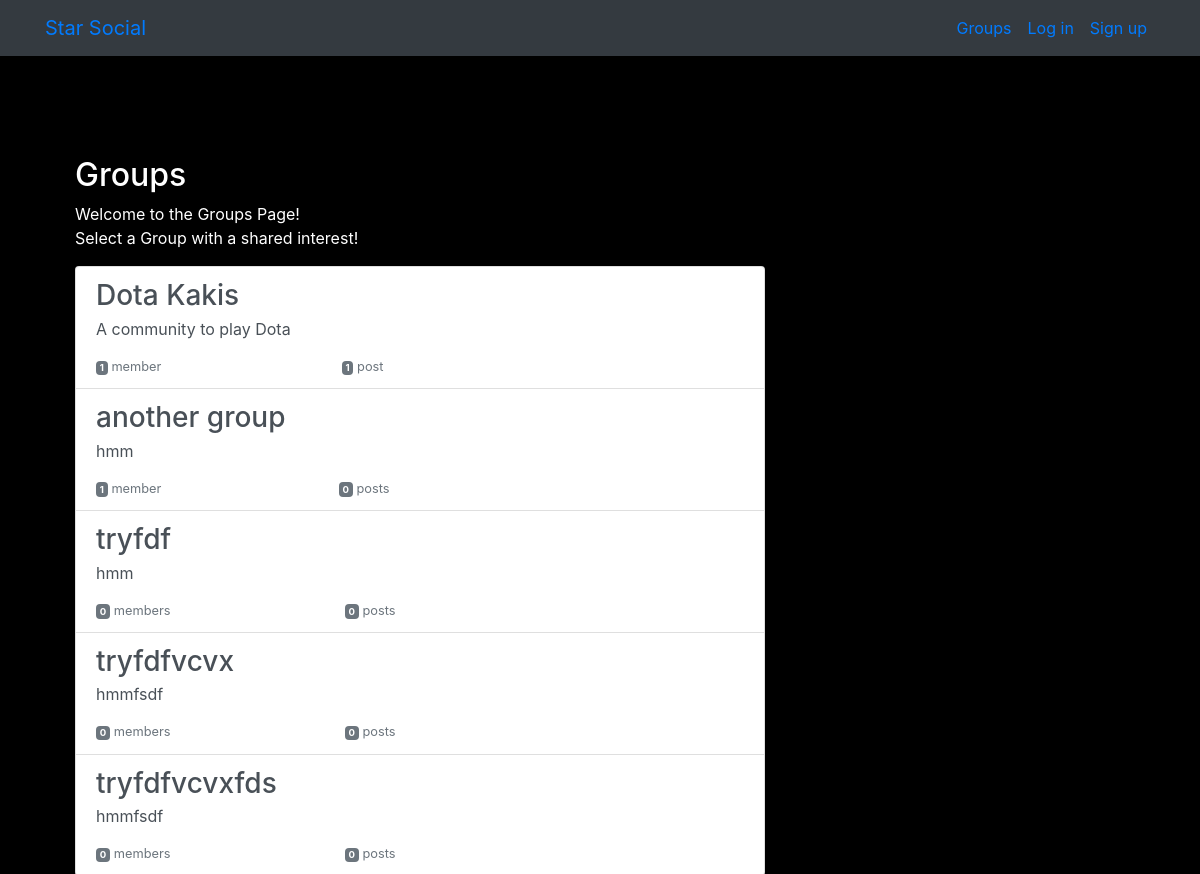
Before: /groups/ (upper part) with the older database file.
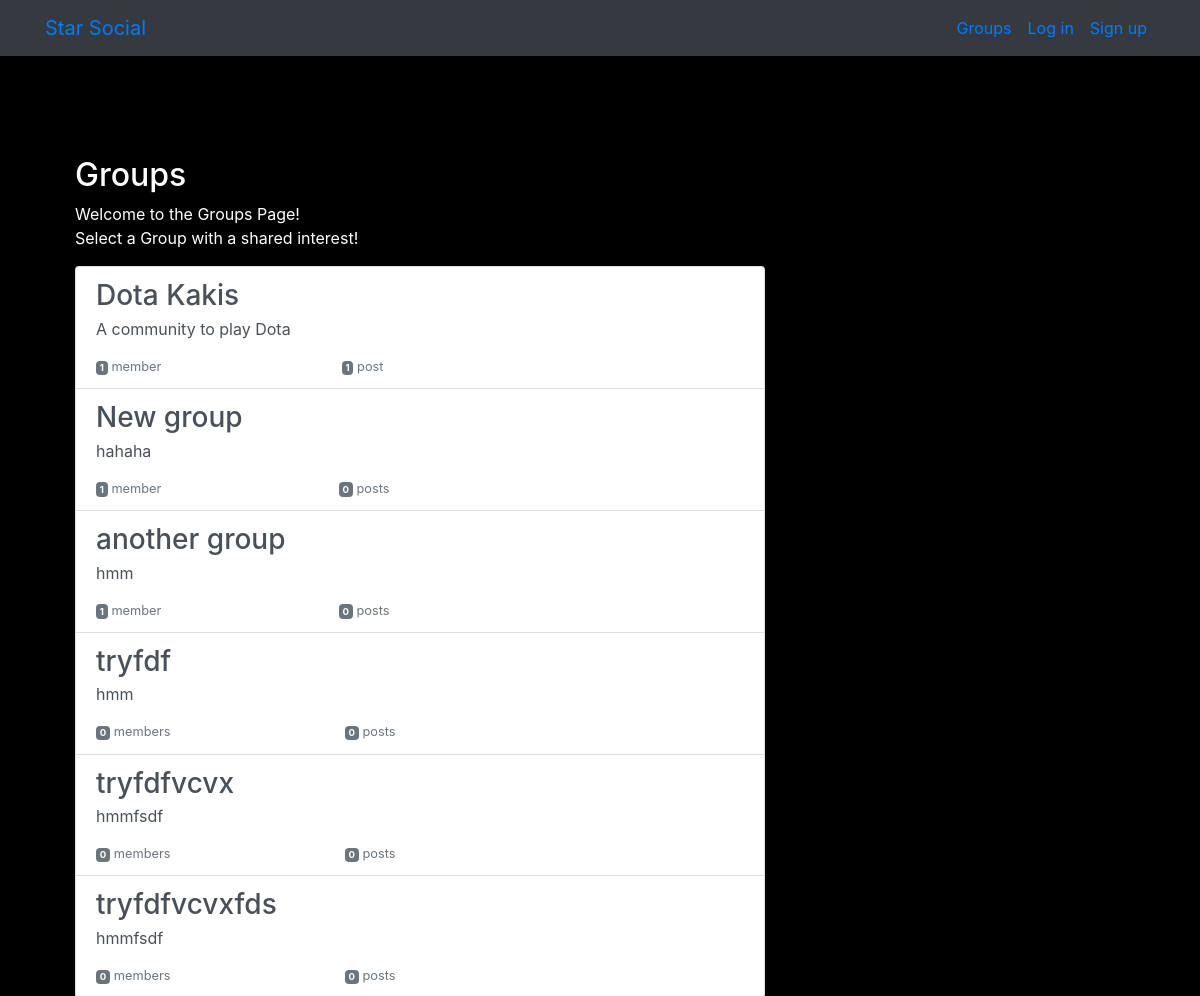
After: the same page with the newer database file.
### groups/models.py (models this page shows, shortened)
class Group(models.Model):
    name = models.CharField(max_length=255,unique=True)
    slug = models.SlugField(allow_unicode=True,unique=True)
    description = models.TextField(blank=True,default='')
    description_html = models.TextField(editable=False,default='',blank=True)
    members = models.ManyToManyField(User,through='GroupMember')
    class Meta:
        ordering = ['name']

### groups/views.py (the view)
# urls.py: path('',views.ListGroups.as_view(),name='all'),
class ListGroups(generic.ListView):
    model = Group

### groups/templates/groups/group_list.html (shortened to what this page needs)
{% extends "groups/group_base.html" %}
{% block pregroup %}
<div class="col-md-4">
	<div class="content">
			<h2>Groups</h2>
			<p>Welcome to the Groups Page! <br>Select a Group with a shared interest!</p>
	</div>
</div>
{% endblock %}
{% block group_content %}
<div class="col-md-8">
	<div class="list-group">
		{% for group in object_list %}
		<a href="{% url 'groups:single' slug=group.slug %}"
		class="list-group-item list-group-item-action flex-column align-items-start">
			<h3 class="mb-1">{{ group.name }}</h3>
			<p class="mb-1">{{ group.description_html|safe }}</p>
			<div class="d-flex w-40 justify-content-between">
				<small class="text-muted"><span class="badge badge-secondary">
					{{ group.members.count }}</span> member{{ group.members.count|pluralize }}</small>
				<small class="text-muted"><span class="badge badge-secondary">
					{{ group.posts.count }}</span> post{{ group.posts.count|pluralize }}</small>
			</div>
		</a>
		{% endfor %}
	</div>
</div>
{% endblock %}

Changed rows visible on the page:
added Group: name "New group", description_html "hahaha", members.count "1", posts.count "0"
